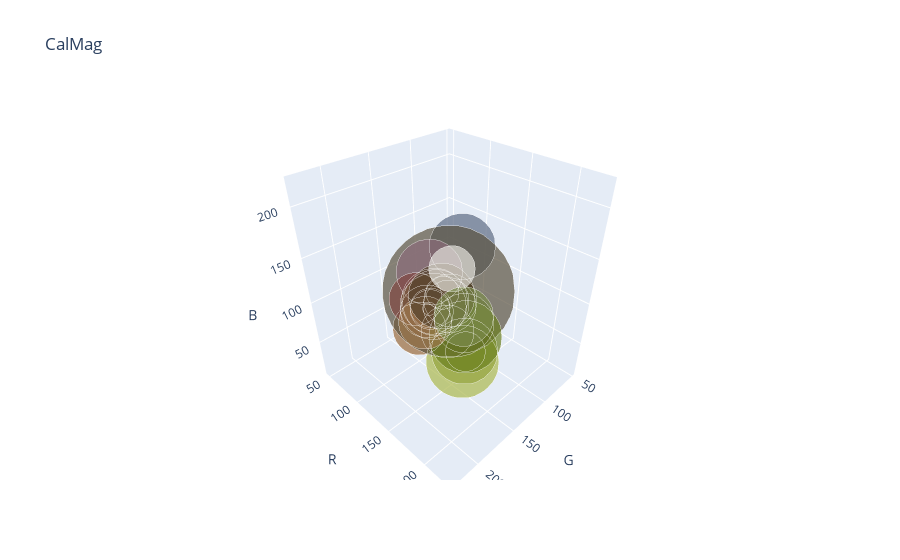
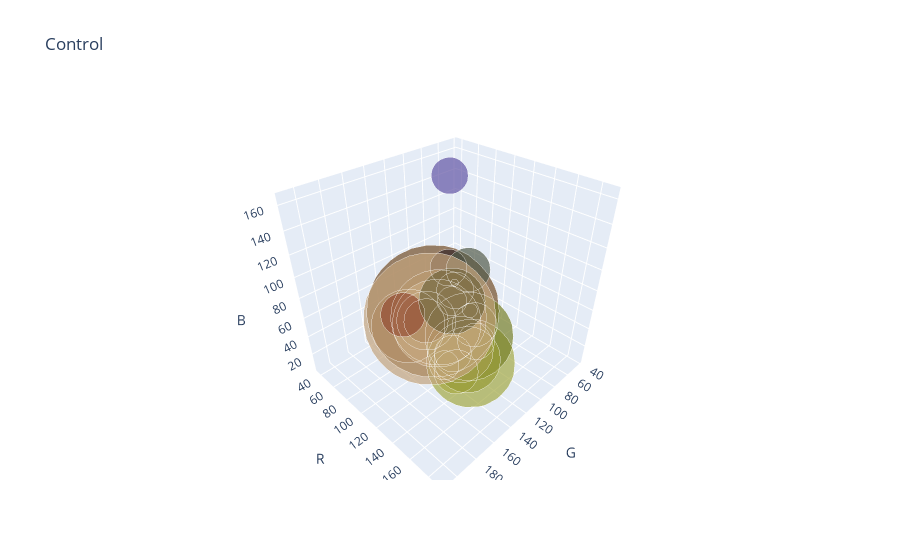
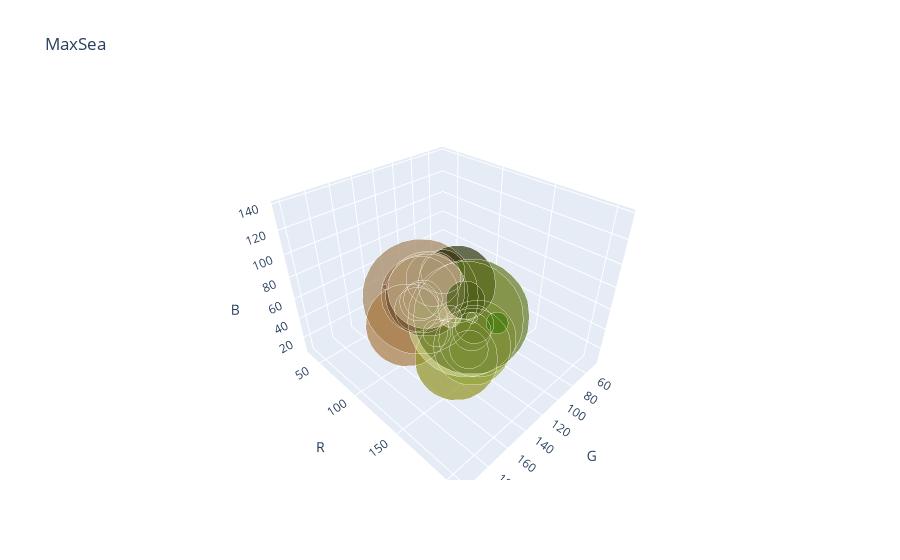

Source (notebook cell) for these figures, in order:
### Markdown cell above
Next, RGB-space k-means clustering for each treatment.

### Code cell
from pprint import pprint
from collections import Counter

from scipy.cluster.vq import kmeans, kmeans2
import plotly.graph_objects as go

def rgb2hex(color):
    return "#{:02x}{:02x}{:02x}".format(int(color[0]), int(color[1]), int(color[2]))

treatments = list(np.unique(df['Treatment']))
for treatment in treatments:
    # get subset corresponding to this treatment
    subset = df[df['Treatment'] == treatment]
    print(treatment + ":", len(subset))

    colors = dict()
    subset_rgb = subset[['R', 'G', 'B']].astype(float).values.tolist()
    centers, labels = kmeans2(subset_rgb, 25)
    counter = dict(Counter(labels))
    counts = {(int(float(c[0]) * 256), int(float(c[1]) * 256), int(float(c[2]) * 256)): counter[l] for c, l in zip(centers, labels)}
    total = sum(counts.values())
    props = {k: (v / total) for k, v in counts.items()}

    plt.imshow([list(props.keys())])
    plt.show()

    x = list([rgb2hex(k) for k in props.keys()])
    y = list(props.values())
    hp = sns.histplot(x=x, weights=y, hue=x, palette=x, discrete=True)
    plt.xticks(rotation=60)
    plt.legend().remove()
    plt.title(f"Treatment {treatment} color cluster pixel frequencies")
    # plt.savefig(join(output_directory, treatment + '.avg.freq.png'))
    plt.show()
    plt.clf()

    fig = go.Figure()
    r = [k[0] for k in props.keys()]
    g = [k[1] for k in props.keys()]
    b = [k[2] for k in props.keys()]
    colors_map = [f'rgb({c[0]}, {c[1]}, {c[2]})' for c in props.keys()]
    sizes_map = list([v * 1000 for v in props.values()])
    trace=dict(type='scatter3d',
               x=r,
               y=g,
               z=b,
               mode='markers',
               marker=dict(color=colors_map, size=sizes_map))
    fig.add_trace(trace)
    fig.update_layout(title=treatment, scene=dict(
        xaxis_title='G',
        yaxis_title='R',
        zaxis_title='B'))
    fig.show()
    
    # colors = subset.loc[:, ['R', 'G', 'B', 'Freq']].head(100)
    # colors['R'] = colors['R'].astype(float) * 256
    # colors['G'] = colors['G'].astype(float) * 256
    # colors['B'] = colors['B'].astype(float) * 256
    # colors['Freq'] = colors['Freq'].astype(int)
    # print(colors)

    # fig = go.Figure()
    # colors_map = [f'rgb({c[0]}, {c[1]}, {c[2]})' for c in list(colors.apply(
    #     lambda r: (float(r['R']), float(r['G']), float(r['B'])), axis=1))]
    # sizes_map = [(int(f) / 2000) for f in list(colors['Freq'])]
    # trace=dict(type='scatter3d',
    #            x=colors['R'],
    #            y=colors['G'],
    #            z=colors['B'],
    #            mode='markers',
    #            marker=dict(color=colors_map, size=sizes_map))
    # fig.add_trace(trace)
    # fig.update_layout(title=treatment, scene=dict(
    #     xaxis_title='G',
    #     yaxis_title='R',
    #     zaxis_title='B'))
    # fig.show()

### Figure 1 — Plotly figure (JSON) as saved in the notebook; plotly's stock layout.template omitted (floating-point values rounded to 4 significant figures)
{"data": [{"marker": {"color": ["rgb(154, 106, 59)", "rgb(172, 184, 78)", "rgb(192, 173, 148)", "rgb(136, 155, 47)", "rgb(149, 165, 63)", "rgb(131, 124, 52)", "rgb(120, 116, 75)", "rgb(93, 107, 132)", "rgb(175, 147, 118)", "rgb(114, 79, 47)", "rgb(158, 134, 111)", "rgb(79, 99, 19)", "rgb(135, 97, 66)", "rgb(90, 82, 63)", "rgb(145, 114, 85)", "rgb(138, 106, 121)", "rgb(128, 71, 65)", "rgb(52, 49, 12)", "rgb(119, 105, 86)", "rgb(119, 89, 60)", "rgb(107, 127, 32)", "rgb(157, 119, 76)", "rgb(84, 66, 44)", "rgb(228, 227, 220)", "rgb(123, 139, 76)"], "size": [36.7, 50.46, 45.87, 27.52, 45.87, 36.7, 36.7, 45.87, 9.174, 27.52, 45.87, 41.28, 36.7, 91.74, 27.52, 45.87, 36.7, 36.7, 22.94, 45.87, 50.46, 36.7, 45.87, 32.11, 41.28]}, "mode": "markers", "x": [154, 172, 192, 136, 149, 131, 120, 93, 175, 114, 158, 79, 135, 90, 145, 138, 128, 52, 119, 119, 107, 157, 84, 228, 123], "y": [106, 184, 173, 155, 165, 124, 116, 107, 147, 79, 134, 99, 97, 82, 114, 106, 71, 49, 105, 89, 127, 119, 66, 227, 139], "z": [59, 78, 148, 47, 63, 52, 75, 132, 118, 47, 111, 19, 66, 63, 85, 121, 65, 12, 86, 60, 32, 76, 44, 220, 76], "type": "scatter3d"}], "layout": {"title": {"text": "CalMag"}, "scene": {"xaxis": {"title": {"text": "G"}}, "yaxis": {"title": {"text": "R"}}, "zaxis": {"title": {"text": "B"}}}}}

### Figure 2 — Plotly figure (JSON) as saved in the notebook; plotly's stock layout.template omitted (floating-point values rounded to 4 significant figures)
{"data": [{"marker": {"color": ["rgb(171, 112, 74)", "rgb(186, 175, 97)", "rgb(181, 173, 76)", "rgb(115, 77, 39)", "rgb(74, 88, 22)", "rgb(98, 115, 34)", "rgb(81, 74, 51)", "rgb(133, 148, 57)", "rgb(163, 169, 69)", "rgb(149, 108, 64)", "rgb(119, 127, 41)", "rgb(152, 156, 56)", "rgb(71, 60, 17)", "rgb(98, 84, 164)", "rgb(54, 38, 40)", "rgb(43, 37, 5)", "rgb(83, 92, 75)", "rgb(151, 124, 78)", "rgb(207, 189, 111)", "rgb(209, 185, 141)", "rgb(162, 158, 74)", "rgb(195, 163, 124)", "rgb(176, 139, 97)", "rgb(148, 77, 52)", "rgb(113, 101, 61)"], "size": [51.02, 25.51, 30.61, 91.84, 10.2, 30.61, 5.102, 25.51, 61.22, 40.82, 61.22, 45.92, 20.41, 25.51, 25.51, 25.51, 30.61, 66.33, 20.41, 61.22, 45.92, 91.84, 30.61, 30.61, 45.92]}, "mode": "markers", "x": [171, 186, 181, 115, 74, 98, 81, 133, 163, 149, 119, 152, 71, 98, 54, 43, 83, 151, 207, 209, 162, 195, 176, 148, 113], "y": [112, 175, 173, 77, 88, 115, 74, 148, 169, 108, 127, 156, 60, 84, 38, 37, 92, 124, 189, 185, 158, 163, 139, 77, 101], "z": [74, 97, 76, 39, 22, 34, 51, 57, 69, 64, 41, 56, 17, 164, 40, 5, 75, 78, 111, 141, 74, 124, 97, 52, 61], "type": "scatter3d"}], "layout": {"title": {"text": "Control"}, "scene": {"xaxis": {"title": {"text": "G"}}, "yaxis": {"title": {"text": "R"}}, "zaxis": {"title": {"text": "B"}}}}}

### Figure 3 — Plotly figure (JSON) as saved in the notebook; plotly's stock layout.template omitted (floating-point values rounded to 4 significant figures)
{"data": [{"marker": {"color": ["rgb(184, 152, 104)", "rgb(163, 130, 92)", "rgb(123, 36, 33)", "rgb(138, 100, 58)", "rgb(170, 123, 67)", "rgb(146, 148, 35)", "rgb(124, 149, 42)", "rgb(139, 121, 39)", "rgb(152, 117, 81)", "rgb(150, 167, 62)", "rgb(201, 207, 138)", "rgb(145, 113, 71)", "rgb(112, 79, 41)", "rgb(177, 189, 91)", "rgb(86, 73, 50)", "rgb(48, 53, 9)", "rgb(157, 173, 83)", "rgb(124, 146, 54)", "rgb(101, 121, 35)", "rgb(66, 123, 8)", "rgb(186, 183, 117)", "rgb(116, 93, 66)", "rgb(198, 177, 138)", "rgb(75, 91, 22)", "rgb(131, 150, 66)"], "size": [30.53, 80.15, 3.817, 26.72, 57.25, 57.25, 53.44, 19.08, 53.44, 53.44, 80.15, 26.72, 57.25, 26.72, 30.53, 53.44, 26.72, 26.72, 80.15, 15.27, 15.27, 38.17, 53.44, 26.72, 7.634]}, "mode": "markers", "x": [184, 163, 123, 138, 170, 146, 124, 139, 152, 150, 201, 145, 112, 177, 86, 48, 157, 124, 101, 66, 186, 116, 198, 75, 131], "y": [152, 130, 36, 100, 123, 148, 149, 121, 117, 167, 207, 113, 79, 189, 73, 53, 173, 146, 121, 123, 183, 93, 177, 91, 150], "z": [104, 92, 33, 58, 67, 35, 42, 39, 81, 62, 138, 71, 41, 91, 50, 9, 83, 54, 35, 8, 117, 66, 138, 22, 66], "type": "scatter3d"}], "layout": {"title": {"text": "MaxSea"}, "scene": {"xaxis": {"title": {"text": "G"}}, "yaxis": {"title": {"text": "R"}}, "zaxis": {"title": {"text": "B"}}}}}
